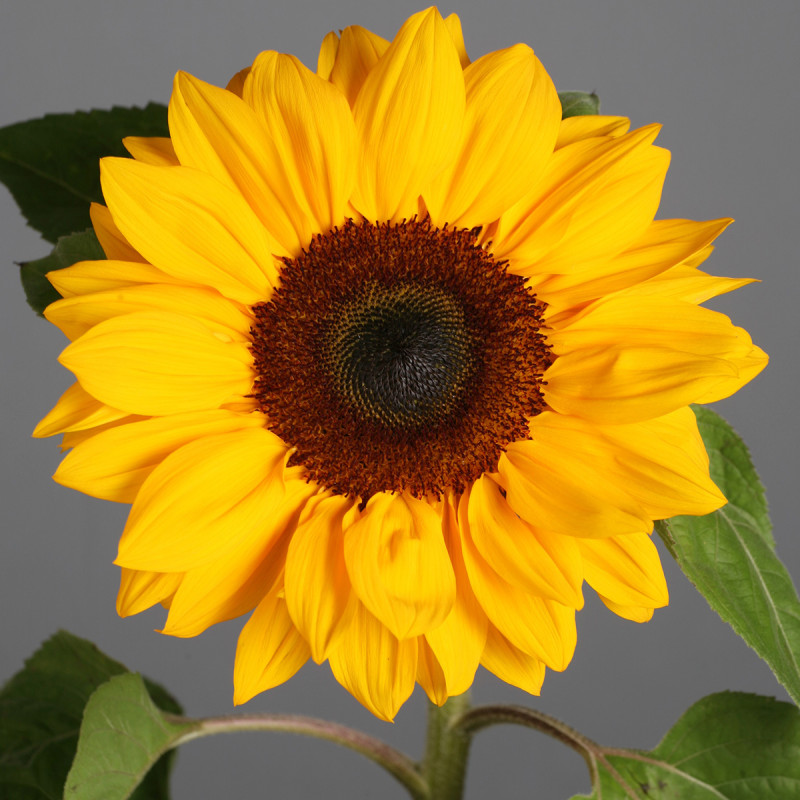
#> input picture img/Girasol.jpg, 800 x 800 px, found by its file name
$ python cluster.py
#> lines starting #> are read from the running program, lines starting #| are printed output that depends on the picture; after the words box and inside, x2 and y2 are one past the last pixel; in counts of white or black regions, pixels touching at a corner belong together
import cv2
import numpy as np

#Segmentacion por K-means clustering

img = img = cv2.imread('img/Girasol.jpg')
#> img is the input picture: shape (800, 800, 3); mean B, G, R 41.3, 128.9, 163.2
#Convertimos la imgaen a un espacio de colores
lab_image = cv2.cvtColor(img,cv2.COLOR_BGR2LAB)
#> lab_image: shape (800, 800, 3); mean of channels 0, 1, 2 141.9, 134.5, 169.9

pixels = lab_image.reshape((-1,3))

#Aplicamos K-means
k = 3  #Numero de clusters (colores principales)

_,labels,centers = cv2.kmeans(np.float32(pixels),k,None,(cv2.TERM_CRITERIA_EPS + cv2.TERM_CRITERIA_MAX_ITER,10,1.0),10,cv2.KMEANS_RANDOM_CENTERS)
#> centers = [[198.6, 140.1, 208], [118.9, 127.5, 137.4], [45.96, 136.5, 148.4]]

segment_img = np.uint8(centers[labels.flatten()].reshape(img.shape))
segment_img_bgr = cv2.cvtColor(segment_img,cv2.COLOR_LAB2BGR)
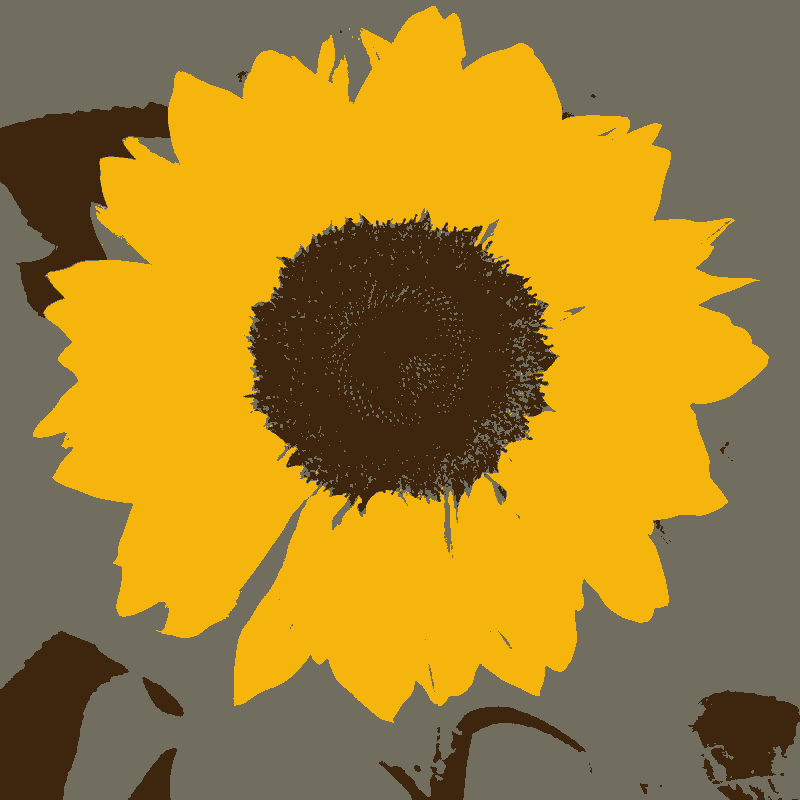
#> segment_img_bgr: shape (800, 800, 3); mean B, G, R 45.6, 129.4, 163
""" cv2.imshow('original',img)
#cv2.imshow('colores lab', lab_image)
cv2.imshow('img_seg', segment_img_bgr)

cv2.waitKey(0) """

##########################################
### Segmentacion por mean shift

mean_shift = cv2.pyrMeanShiftFiltering(img,15,15,maxLevel=0)
""" cv2.imshow('mean', mean_shift)
cv2.imshow('Original', img)
cv2.waitKey(0) """


#########################################33
##### Segmentacion con Watershed


gray = cv2.cvtColor(img,cv2.COLOR_BGR2GRAY)
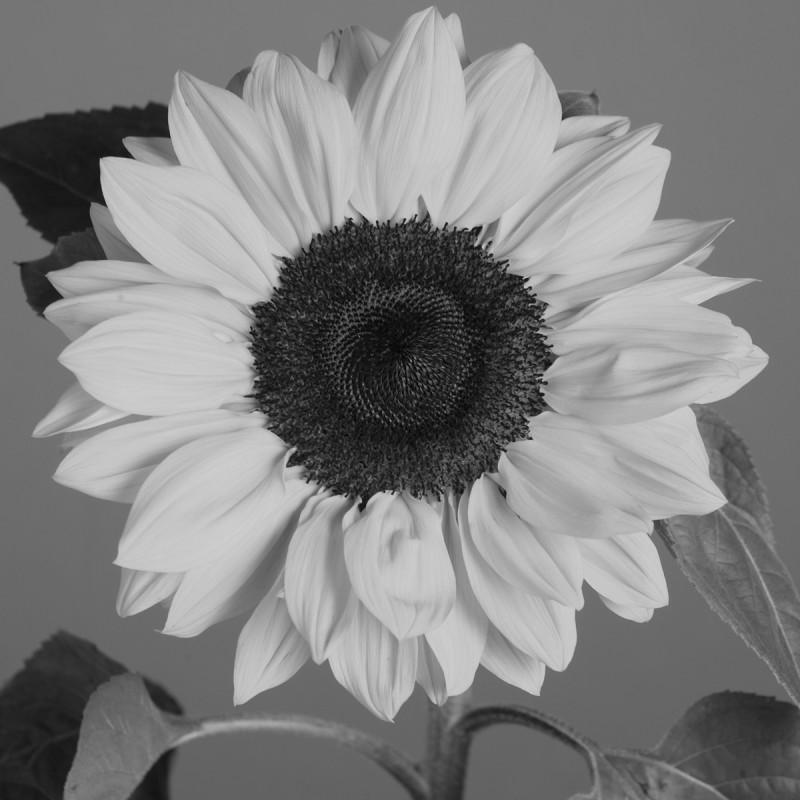
#> gray: shape (800, 800); min 1, max 210, mean 129.2
#convertir a imagen binaria
_,img_bin = cv2.threshold(gray, 127,255,cv2.THRESH_BINARY)
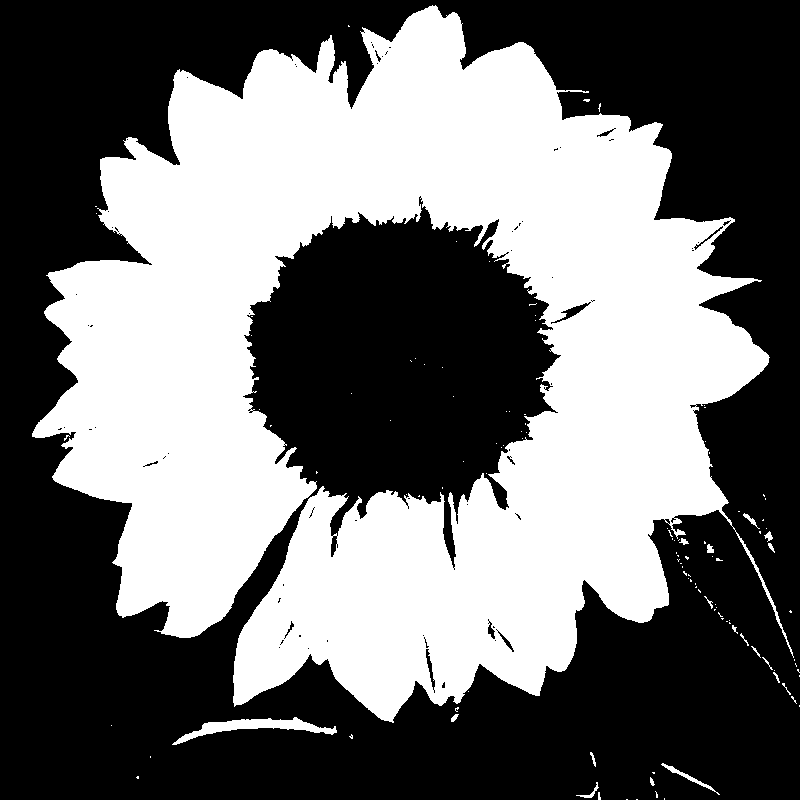
#> img_bin: shape (800, 800); 43.9% white; 116 white regions (97 under 20 px), largest, box (x1, y1, x2, y2) and area: (32, 5, 794, 723) 278310, (172, 717, 337, 745) 1387, (661, 763, 720, 795) 216

#Crear un kernel de 3x3 -> de unos
kernel = np.ones((3,3))

opening = cv2.morphologyEx(img_bin, cv2.MORPH_CLOSE,kernel=kernel, iterations=1)
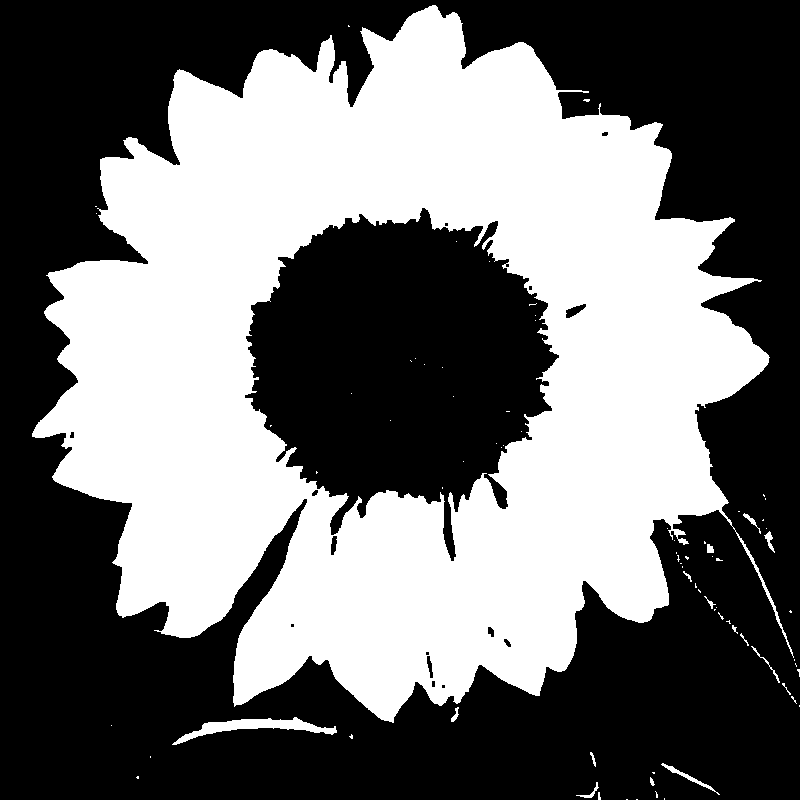
#> opening: shape (800, 800); 44.1% white; 78 white regions (62 under 20 px)

contorno,_ = cv2.findContours(opening,cv2.RETR_EXTERNAL, cv2.CHAIN_APPROX_SIMPLE)
#> contorno = 57 contours, 47 with area under 20; largest, box (x1, y1, x2, y2) and area: (32, 5, 794, 723) 346816, (172, 717, 337, 745) 1223, (661, 763, 720, 795) 157, (764, 531, 775, 553) 64, (743, 513, 761, 534) 47

markers = np.zeros(img.shape[:2],np.int32) #int32 para los markers

for i, contor in enumerate(contorno):
    cv2.drawContours(markers,contorno,i, i+1,-1)
#> this loop made 57 passes
#> contor on passes 1, 2, 3, 9, 11, 14, 17, 22, 29, 30, 32, 35: [[636, 799], [637, 799]], [[626, 799], [627, 799]], [[664, 798], [664, 799]], [[652, 772], [653, 773], [654, 773], [654, 772]], [[150, 756], [150, 757]], [[111, 725]], [[799, 705], [799, 706]], [[794, 659], [794, 660]], [[714, 609], [714, 610], [715, 609]], [[716, 607]], [[698, 589], [698, 590], [700, 592], [700, 591]], [[682, 566], [682, 567]]
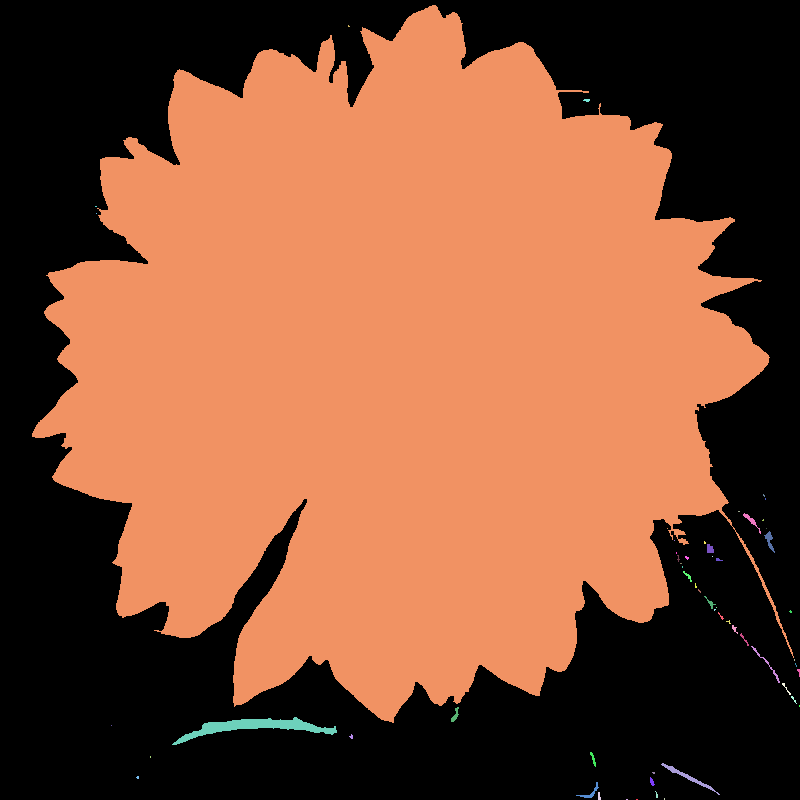
#> markers: shape (800, 800) int32; 58 distinct labels, from 0 to 57; one colour per label, 0 black

segment_img = cv2.watershed(img.astype(np.uint8),markers)
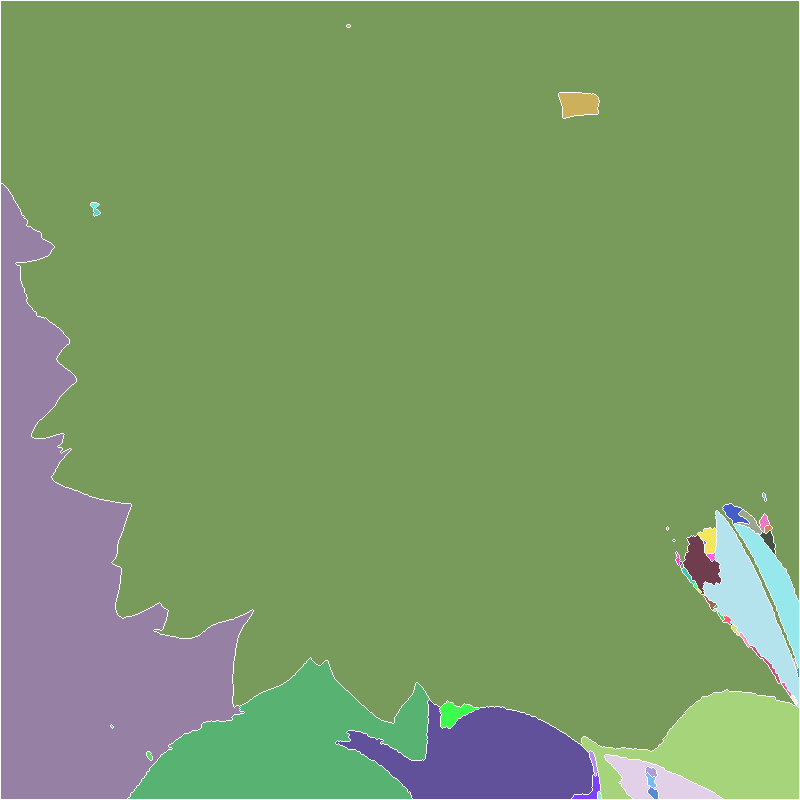
#> segment_img: shape (800, 800) int32; 56 distinct labels, from -1 to 57; one colour per label, 0 black, -1 white
segment_img = np.uint8(segment_img)
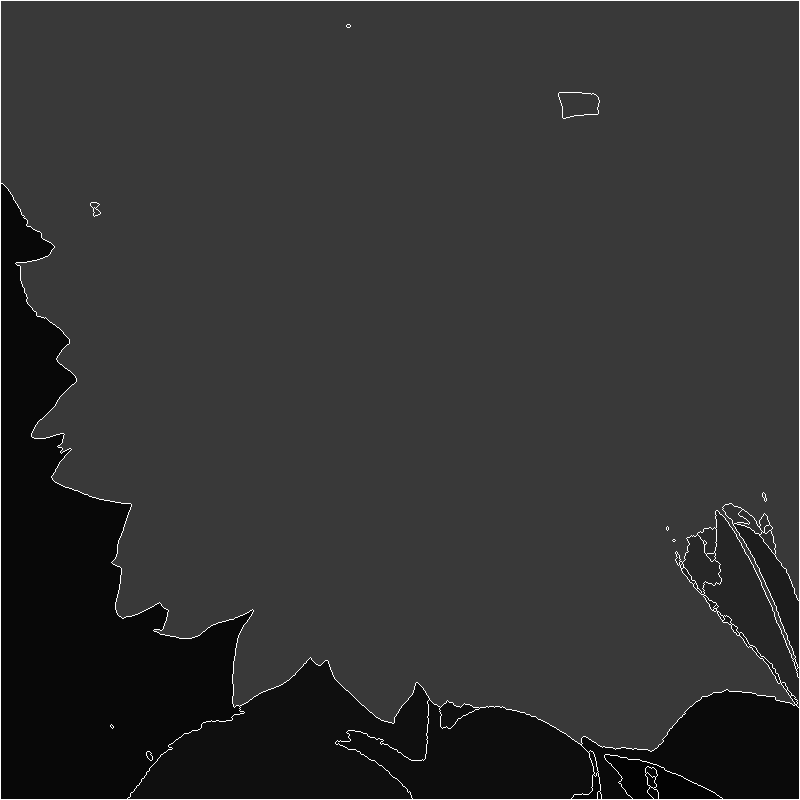
#> segment_img: shape (800, 800); min 0, max 255, mean 50

cv2.imshow('original',img)
cv2.imshow('segmentada',segment_img)
cv2.waitKey(0)

$ run again, with img/Cat03.jpg copied over img/Girasol.jpg
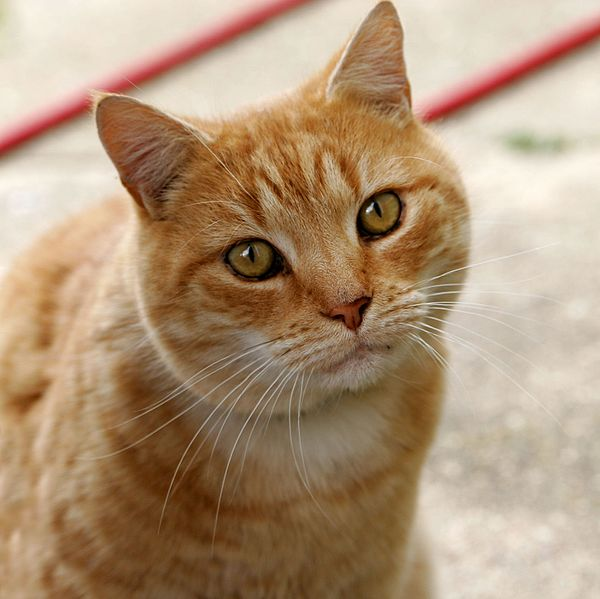
#> input picture img/Cat03.jpg, 600 x 599 px, found by its file name
#> img is the input picture: shape (599, 600, 3); mean B, G, R 120.7, 148.8, 175.9
#> lab_image: shape (599, 600, 3); mean of channels 0, 1, 2 160.5, 134.9, 147.4
#> centers = [[216.7, 129.6, 138.5], [97.36, 140.1, 154.7], [154.8, 136.3, 152.2]]
#> img_bin: shape (599, 600); 60.5% white; 282 black regions (245 under 20 px), largest, box (x1, y1, x2, y2) and area: (40, 96, 466, 599) 127170, (299, 48, 415, 153) 3930, (423, 25, 600, 123) 2933
#> opening: shape (599, 600); 62.4% white; 86 black regions (30 under 20 px)
#> contorno = 162 contours, 149 with area under 20; largest, box (x1, y1, x2, y2) and area: (0, 0, 600, 599) 229513, (323, 354, 384, 387) 450, (55, 565, 77, 585) 207, (312, 440, 329, 464) 176, (329, 435, 353, 454) 176
#> the loop `for i, contor in enumerate(contorno):` made 162 passes
#> contor on passes 2 to 4: [[311, 495], [312, 496]], [[220, 494], [220, 496]], [[308, 490]]
#> after the loop `for i, contor in enumerate(contorno):`:
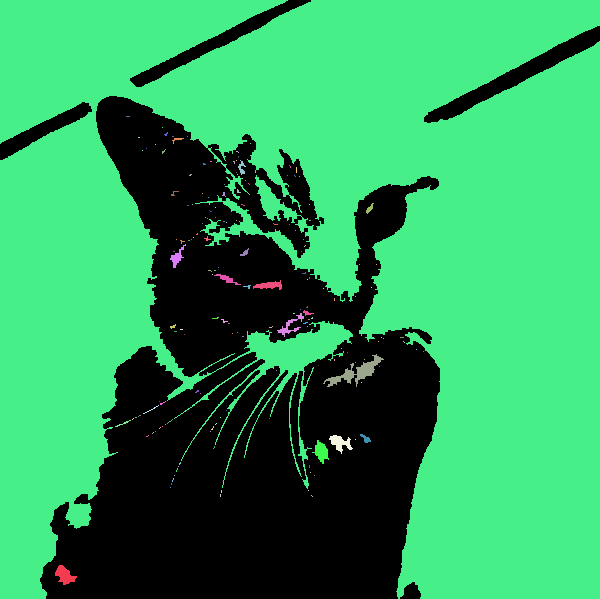
#> markers: shape (599, 600) int32; 163 distinct labels, from 0 to 162; one colour per label, 0 black
#> `segment_img = np.uint8(segment_img)`:
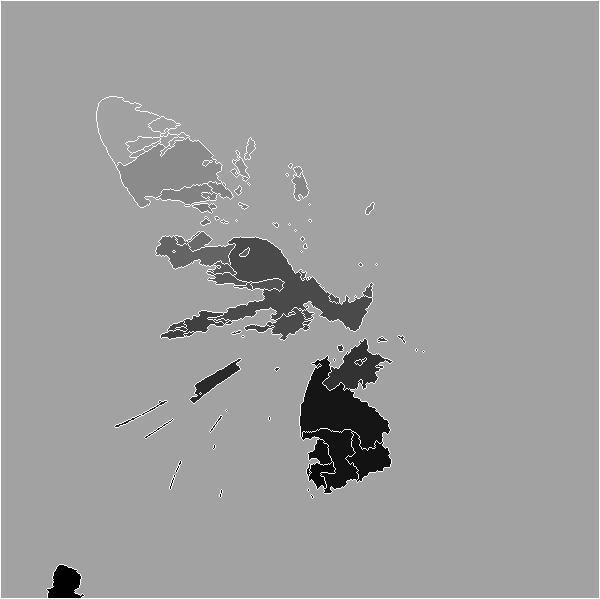
#> segment_img: shape (599, 600); min 0, max 255, mean 157.3
